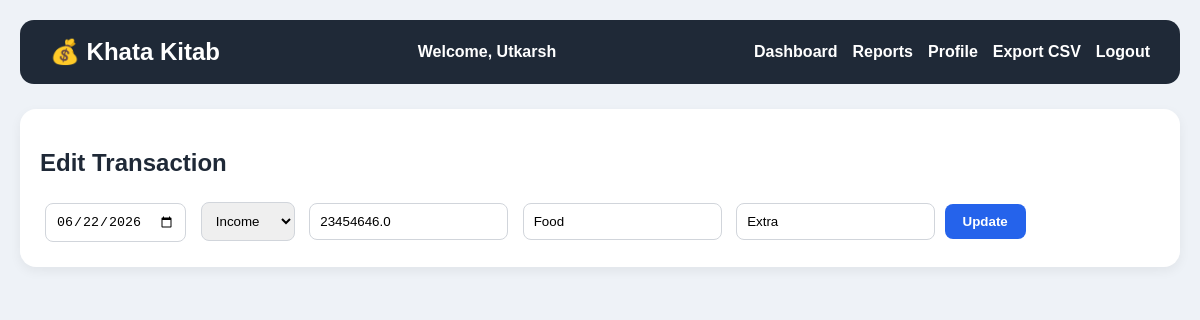
/edit/4 (signed in), run on the app's committed database.
### tables this page shows
CREATE TABLE users(
    id INTEGER PRIMARY KEY AUTOINCREMENT,
        name TEXT NOT NULL,
            email TEXT UNIQUE NOT NULL,
                password_hash TEXT NOT NULL
                );

CREATE TABLE transactions(
        id INTEGER PRIMARY KEY AUTOINCREMENT,
        transaction_date TEXT,
        transaction_type TEXT,
        amount REAL,
        category TEXT,
        note TEXT
    , user_id INTEGER);

### app.py (the view, shortened to what this page needs)
@app.route("/edit/<int:id>", methods=["GET", "POST"])
@login_required
def edit(id):
    conn = get_db()
    cur = conn.cursor()
    cur.execute(
        "SELECT * FROM transactions WHERE id=? AND user_id=?",
        (id, current_user.id)
    )
    txn = cur.fetchone()
    conn.close()
    if not txn:
        flash("Transaction not found.")
        return redirect("/dashboard")  # FIX
    return render_template("edit.html", txn=txn)

### app.py (called while the page is built)
def get_db():
    return sqlite3.connect("khatakitab.db")

@login_manager.user_loader
def load_user(user_id):
    conn = get_db()
    cur = conn.cursor()
    cur.execute("SELECT id, name, email FROM users WHERE id=?", (user_id,))
    row = cur.fetchone()
    conn.close()
    if row:
        return User(row[0], row[1], row[2])
    return None

### templates/edit.html (shortened to what this page needs)
{% extends "layout.html" %}
{% block content %}
<div class="form-card">
<h2>Edit Transaction</h2>
<form method="POST">
    <input type="date"
           name="transaction_date"
           value="{{ txn[1] }}"
           required>
    <select name="transaction_type">
        <option {% if txn[2]=='Income' %}selected{% endif %}>
            Income
        </option>
    </select>
    <input type="number"
           step="0.01"
           name="amount"
           value="{{ txn[3] }}"
           required>
    <input type="text"
           name="category"
           value="{{ txn[4] }}"
           required>
    <input type="text"
           name="note"
           value="{{ txn[5] }}">
    <button type="submit">
        Update
    </button>
</form>
</div>
{% endblock %}

### templates/layout.html (shortened to what this page needs)
<!DOCTYPE html>
<html>
<head>
<link rel="stylesheet"
      href="{{ url_for('static', filename='style.css') }}">
</head>
<body>
<div class="navbar">
    <div class="logo">
        💰 Khata Kitab
    </div>
    <div class="user-info">
        {% if current_user.is_authenticated %}
            Welcome, {{ current_user.name }}
        {% endif %}
    </div>
    <div class="nav-links">
        <a href="/">Dashboard</a>
        <a href="/reports">Reports</a>
        <a href="/profile">Profile</a>
        <a href="/export">Export CSV</a>
        {% if current_user.is_authenticated %}
            <a href="/logout">Logout</a>
        {% else %}
            <a href="/login">Login</a>
            <a href="/signup">Signup</a>
        {% endif %}
    </div>
</div>
<div class="container">
    {% block content %}
    {% endblock %}
</div>
</body>
</html>

### static/style.css (style rules this page uses)
body { font-family: Arial, sans-serif; background:#eef2f7; margin:0; padding:20px; color:#1f2937; }
.navbar { background:#1f2937; color:white; padding:18px 30px; display:flex; justify-content:space-between; align-items:center; border-radius:14px; margin-bottom:25px; }
.logo { font-size:24px; font-weight:bold; }
.user-info { flex:1; text-align:center; font-size:16px; font-weight:600; color:white; }
.nav-links { display:flex; align-items:center; gap:15px; }
.nav-links a { color:white; text-decoration:none; font-weight:600; }
.container { max-width:1200px; margin:auto; }
.form-card { background:white; padding:20px; border-radius:16px; margin-bottom:25px; box-shadow:0 4px 12px rgba(0,0,0,0.06); }
input, select { padding:10px; margin:5px; border:1px solid #d1d5db; border-radius:8px; }
button { background:#2563eb; color:white; border:none; padding:10px 18px; border-radius:8px; cursor:pointer; font-weight:bold; }

### data on the page
users: name "Utkarsh"
transactions: transaction_date "06/22/2026", transaction_type "Income", amount "23454646.0", category "Food", note "Extra"
